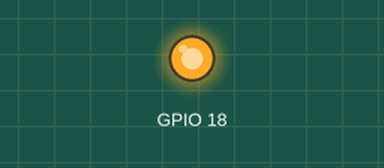
A program run on a simulated Raspberry Pi (BCM pin numbers). Shown: output pins drawn as LEDs (lit = HIGH). What the program prints to the terminal is not drawn. At 2.5 s the program stops and its outputs stay as they are.

Above: at 0.1 s.
At 2.6 s:
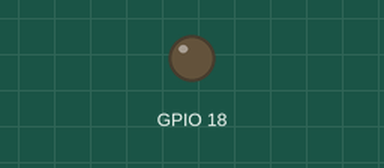
Timing chart, 0 to 4.0 s (numbered marks = the images above):
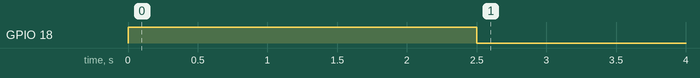

The program:

test1.py
```python
import RPi.GPIO as GPIO
import time

GPIO.setmode(GPIO.BCM)
GPIO.setwarnings(False)
GPIO.setup(18, GPIO.OUT)
#GPIO.setup(23, GPIO.OUT)
#GPIO.setup(24, GPIO.OUT)
print("Lights on")
GPIO.output(18, GPIO.HIGH)
time.sleep(2.5)
GPIO.output(18, GPIO.LOW)
#GPIO.output(23, GPIO.HIGH)
#GPIO.output(24, GPIO.HIGH)
```

Measured:
- by itself, GPIO 18: LOW → HIGH at 0.00 s, → LOW 2.5 s later
